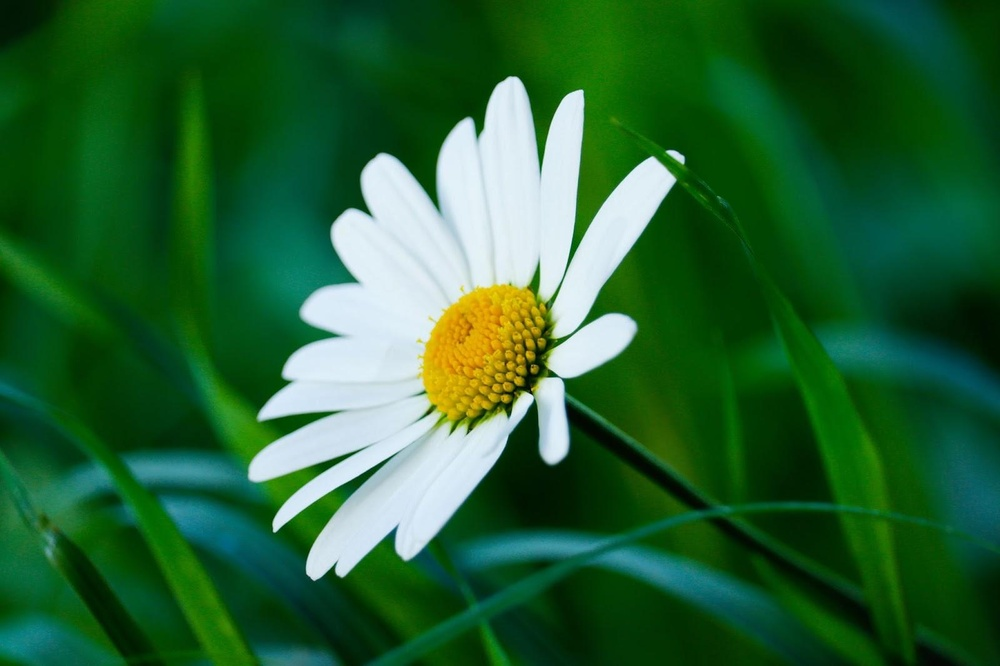
#> input picture cicek.jpg, 1000 x 666 px, shrunk from 1600 x 1066 before the run, found by its file name
$ python uygulama.py
#> lines starting #> are read from the running program, lines starting #| are printed output that depends on the picture
import cv2
import numpy as np
from matplotlib import pyplot as plt

foto = cv2.imread("opencv.goruntuisleme/1.hafta/cicek.jpg")
#> foto is the input picture: shape (666, 1000, 3); mean B, G, R 50.3, 98, 37.5
cv2.imshow("papatya",foto)

gri_resim = cv2.cvtColor(foto, cv2.COLOR_BGR2GRAY)  # gri seviye görüntüye dönüştürüyoruz
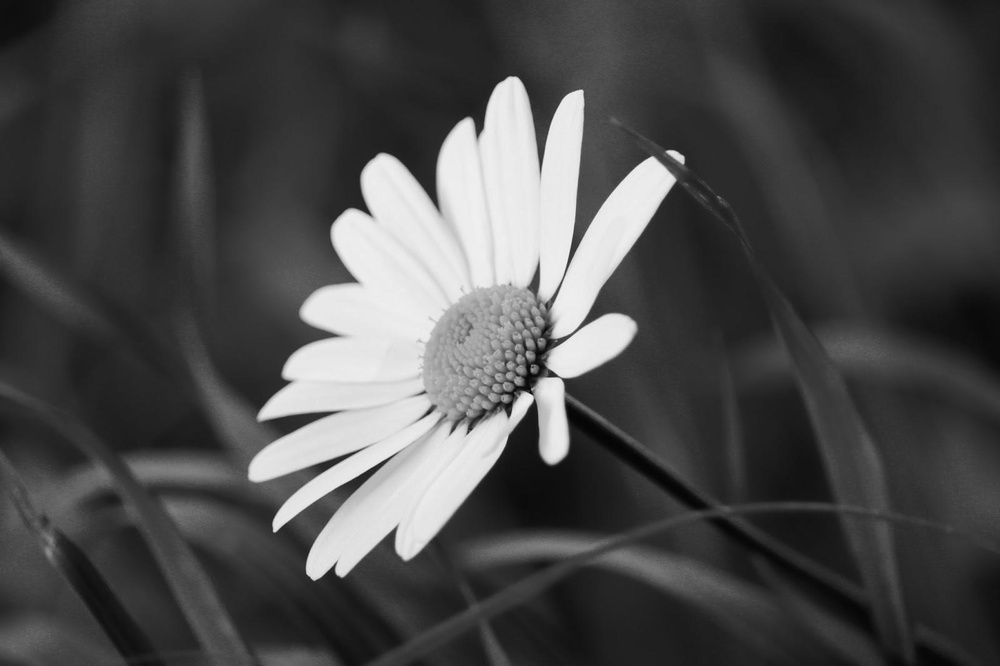
#> gri_resim: shape (666, 1000); min 4, max 244, mean 74.5

histogram = np.zeros(256)
uzunluk , genislik= gri_resim.shape
#> uzunluk = 666; genislik = 1000
for i in range(uzunluk):
    for j in range(genislik):
        pixel = gri_resim[i, j]
        histogram[pixel] += 1
#> after the loop, histogram = 256 values, max 19034 at index 43, min 0 at index 0, mean 2601.6

plt.bar(range(256), histogram, color='yellow')
plt.title('Histogram tablosu',color = "blue")
plt.show()
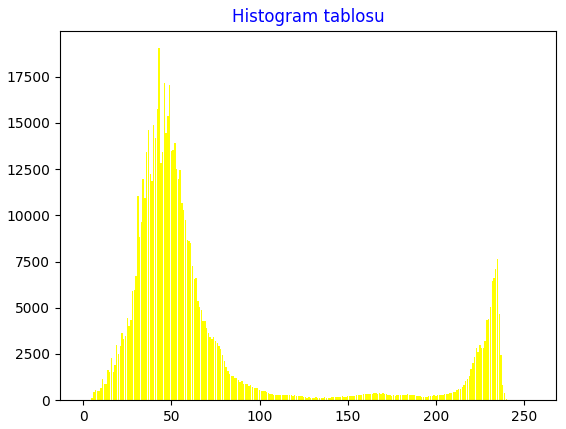
#> figure drawn by matplotlib, 1 panel; tallest bar 19034 high, from x = 42.6 to 43.4

$ run again, with odev2resim.png saved as cicek.jpg
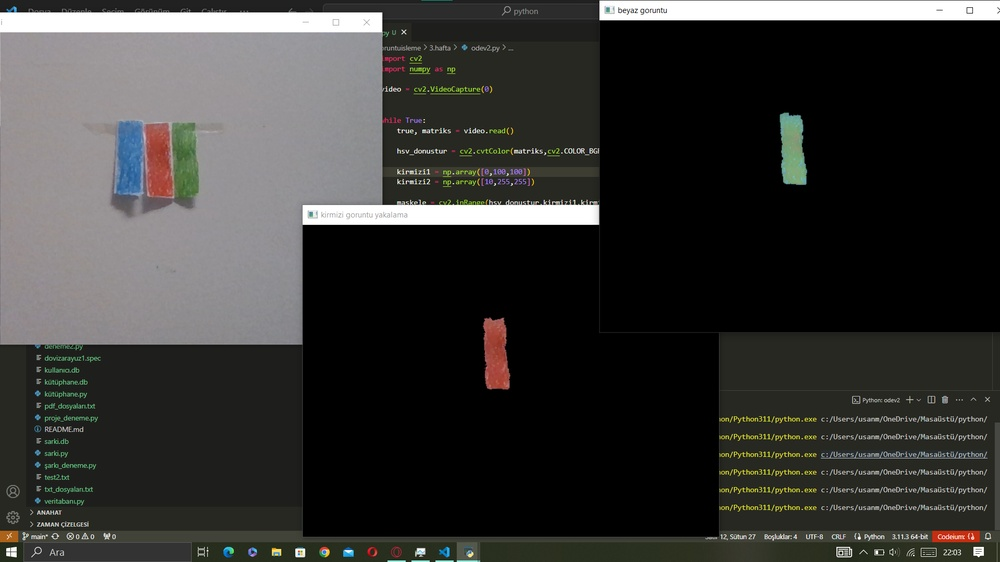
#> input picture odev2resim.png, 1000 x 562 px, shrunk from 1920 x 1080 before the run, found by its file name
#> foto is the input picture: shape (562, 1000, 3); mean B, G, R 51.7, 53.7, 54
#> `gri_resim = cv2.cvtColor(foto, cv2.COLOR_BGR2GRAY)`:
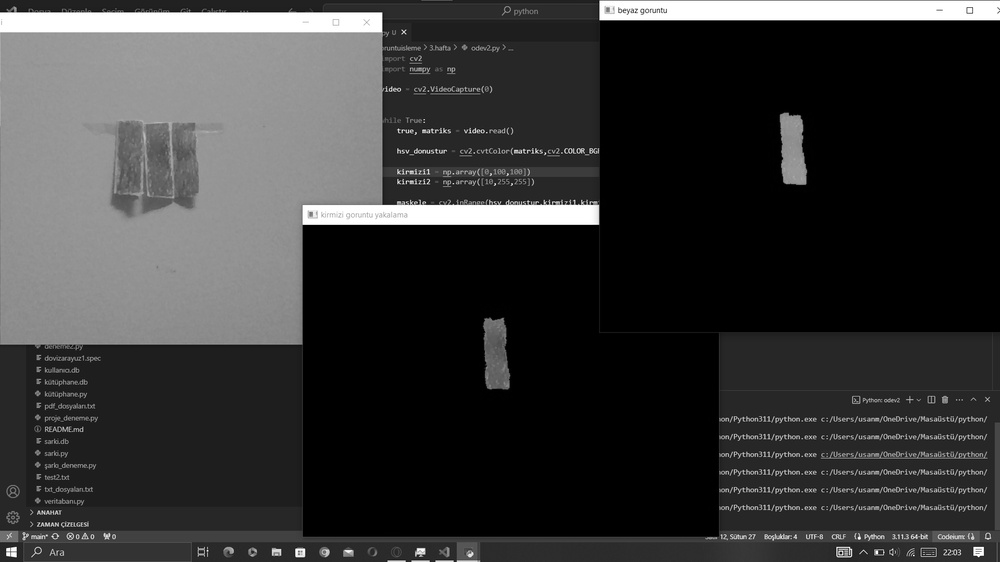
#> gri_resim: shape (562, 1000); min 0, max 255, mean 53.6
#> after the loop `for i in range(uzunluk):`: histogram = 256 values, max 232662 at index 0, min 16 at index 223, mean 2195.3
#> `plt.show()`:
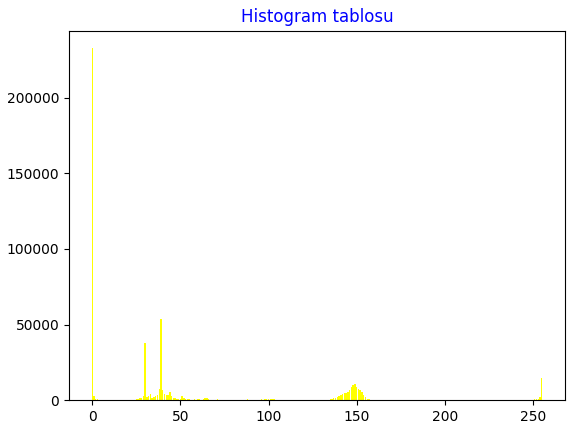
#> figure drawn by matplotlib, 1 panel; tallest bar 232662 high, from x = -0.4 to 0.4
